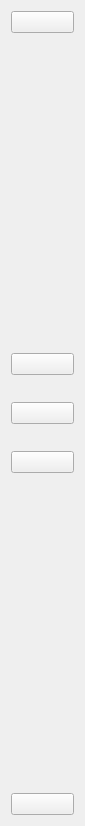
     <widget class="QWidget" name="mini_dashboard" native="true">
      <property name="sizePolicy">
       <sizepolicy hsizetype="Preferred" vsizetype="Preferred">
        <horstretch>0</horstretch>
        <verstretch>0</verstretch>
       </sizepolicy>
      </property>
      <property name="minimumSize">
       <size>
        <width>85</width>
        <height>0</height>
       </size>
      </property>
      <property name="maximumSize">
       <size>
        <width>80</width>
        <height>16777215</height>
       </size>
      </property>
      <layout class="QVBoxLayout" name="verticalLayout_17">
       <property name="spacing">
        <number>320</number>
       </property>
       <item>
        <widget class="QPushButton" name="show_dashboard">
         <property name="sizePolicy">
          <sizepolicy hsizetype="Preferred" vsizetype="Fixed">
           <horstretch>0</horstretch>
           <verstretch>0</verstretch>
          </sizepolicy>
         </property>
         <property name="maximumSize">
          <size>
           <width>16777215</width>
           <height>35</height>
          </size>
         </property>
         <property name="text">
          <string/>
         </property>
         <property name="icon">
          <iconset resource="../icon/myicons.qrc">
           <normaloff>:/icons/chevrons-right.svg</normaloff>:/icons/chevrons-right.svg</iconset>
         </property>
        </widget>
       </item>
       <item>
        <widget class="QWidget" name="widget" native="true">
         <property name="minimumSize">
          <size>
           <width>25</width>
           <height>0</height>
          </size>
         </property>
         <property name="maximumSize">
          <size>
           <width>145</width>
           <height>178</height>
          </size>
         </property>
         <layout class="QVBoxLayout" name="verticalLayout_18">
          <property name="spacing">
           <number>27</number>
          </property>
          <property name="leftMargin">
           <number>0</number>
          </property>
          <property name="topMargin">
           <number>0</number>
          </property>
          <property name="rightMargin">
           <number>0</number>
          </property>
          <property name="bottomMargin">
           <number>0</number>
          </property>
          <item>
           <widget class="QPushButton" name="live_detection_min">
            <property name="sizePolicy">
             <sizepolicy hsizetype="Minimum" vsizetype="Preferred">
              <horstretch>0</horstretch>
              <verstretch>0</verstretch>
             </sizepolicy>
            </property>
            <property name="minimumSize">
             <size>
              <width>0</width>
              <height>0</height>
             </size>
            </property>
            <property name="maximumSize">
             <size>
              <width>16777215</width>
              <height>50</height>
             </size>
            </property>
            <property name="text">
             <string/>
            </property>
            <property name="icon">
             <iconset resource="../icon/myicons.qrc">
              <normaloff>:/icons/camera.svg</normaloff>:/icons/camera.svg</iconset>
            </property>
           </widget>
          </item>
          <item>
           <widget class="QPushButton" name="saved_detection_min">
            <property name="sizePolicy">
             <sizepolicy hsizetype="Minimum" vsizetype="Preferred">
              <horstretch>0</horstretch>
              <verstretch>0</verstretch>
             </sizepolicy>
            </property>
            <property name="maximumSize">
             <size>
              <width>16777215</width>
              <height>50</height>
             </size>
            </property>
            <property name="text">
             <string/>
            </property>
            <property name="icon">
             <iconset resource="../icon/myicons.qrc">
              <normaloff>:/icons/bookmark.svg</normaloff>:/icons/bookmark.svg</iconset>
            </property>
           </widget>
          </item>
          <item>
           <widget class="QPushButton" name="settings_min">
            <property name="sizePolicy">
             <sizepolicy hsizetype="Minimum" vsizetype="Preferred">
              <horstretch>0</horstretch>
              <verstretch>0</verstretch>
             </sizepolicy>
            </property>
            <property name="maximumSize">
             <size>
              <width>16777215</width>
              <height>50</height>
             </size>
            </property>
            <property name="text">
             <string/>
            </property>
            <property name="icon">
             <iconset resource="../icon/myicons.qrc">
              <normaloff>:/icons/settings.svg</normaloff>:/icons/settings.svg</iconset>
            </property>
           </widget>
          </item>
         </layout>
        </widget>
       </item>
       <item>
        <widget class="QPushButton" name="logout_btn">
         <property name="sizePolicy">
          <sizepolicy hsizetype="Preferred" vsizetype="Fixed">
           <horstretch>0</horstretch>
           <verstretch>0</verstretch>
          </sizepolicy>
         </property>
         <property name="maximumSize">
          <size>
           <width>128</width>
           <height>40</height>
          </size>
         </property>
         <property name="text">
          <string/>
         </property>
         <property name="icon">
          <iconset resource="../icon/myicons.qrc">
           <normaloff>:/icons/log-out.svg</normaloff>:/icons/log-out.svg</iconset>
         </property>
        </widget>
       </item>
      </layout>
     </widget>
